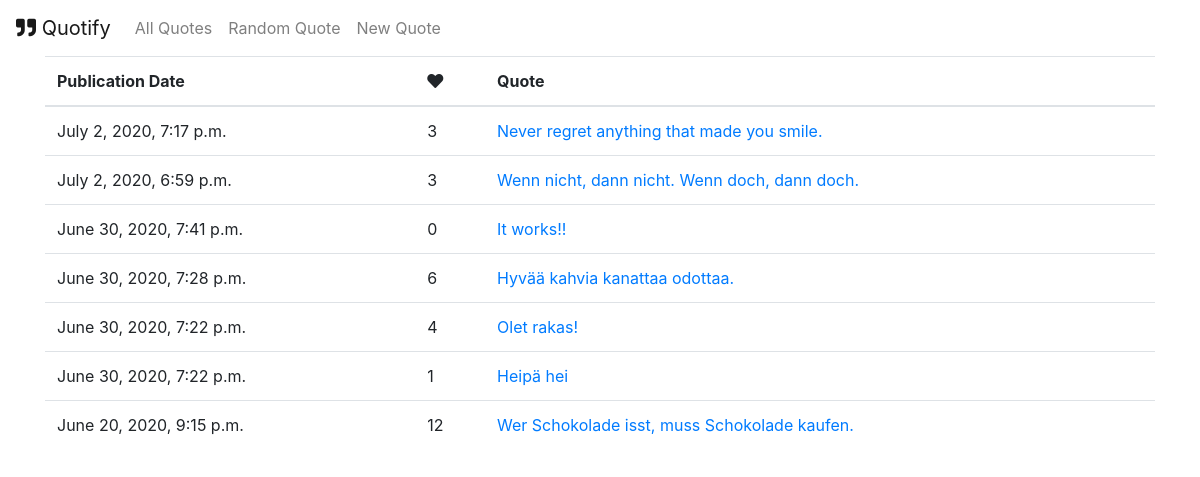
/, run on an earlier commit of the app's database.
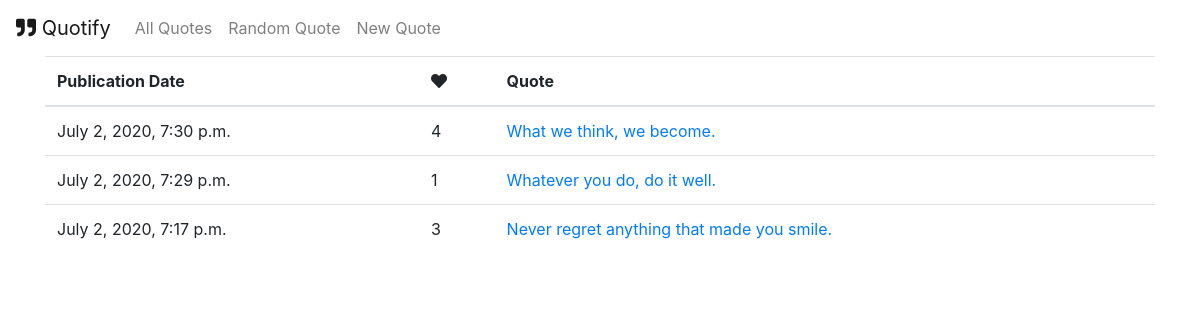
And on a later commit of the database.
### quotes/models.py (models this page shows, shortened)
class Quote(models.Model):
    quote_text = models.CharField(max_length=1000)
    pub_date = models.DateTimeField('date published', auto_now=True)
    likes = models.IntegerField(default=0)
    def __str__(self):
        return self.quote_text

### quotes/views.py (the view)
# urls.py: path('', views.IndexView.as_view(), name='index'),
class IndexView(generic.ListView):
    template_name = 'quotes/index.html'
    context_object_name = 'quote_list'
    def get_queryset(self):
        return Quote.objects.all().order_by('-pub_date')

### quotes/templates/quotes/index.html
{% extends 'quotes/base.html' %}
{% block content %}
    {% if quote_list %}
    <table class="table">
        <thead>
            <tr>
                <th scope="col">Publication Date</th>
                <th scope="col"><i class="fas fa-heart"></i></th>
                <th scope="col">Quote</th>
            </tr>
        </thead>
        <tbody>
            {% for quote in quote_list %}
            <tr>
                <td>{{ quote.pub_date }}</td>
                <td>{{ quote.likes }}</td>
                <td><a href="{% url 'quotes:detail' quote.id %}">{{ quote.quote_text }}</a></td>
            </tr>
            {% endfor %}
        </tbody>
    </table>
    {% else %}
        <p>No quotes available.</p>
    {% endif %}
{% endblock %}

### quotes/templates/quotes/base.html (shortened to what this page needs)
<!DOCTYPE html>
<html lang="en">
<head>
    <link rel="stylesheet" href="https://stackpath.bootstrapcdn.com/bootstrap/4.5.0/css/bootstrap.min.css">
    <link rel="stylesheet" href="https://use.fontawesome.com/releases/v5.13.0/css/all.css">
</head>
<body>
    <nav class="navbar navbar-expand-lg navbar-light">
        <a class="navbar-brand" href="{% url 'quotes:index' %}">
            <i class="fas fa-quote-right"></i>
            Quotify
        </a>
        <div class="collapse navbar-collapse" id="navbarNav">
            <ul class="navbar-nav">
                <li class="nav-item">
                    <a class="nav-link" href="{% url 'quotes:index' %}">All Quotes</a>
                </li>
                <li class="nav-item">
                    <a class="nav-link" href="{% url 'quotes:random' %}">Random Quote</a>
                </li>
                <li class="nav-item">
                    <a class="nav-link" href="{% url 'quotes:add' %}">New Quote</a>
                </li>
            </ul>
        </div>
    </nav>
    <div class="content container">
        {% block content %}
        {% endblock %}
    </div>
</body>
</html>

What changed in the data, as far as the page shows it:
removed Quote: pub_date "July 2, 2020, 6:59 p.m.", likes "3", quote_text "Wenn nicht, dann nicht. Wenn doch, dann doch."
removed Quote: pub_date "June 30, 2020, 7:41 p.m.", likes "0", quote_text "It works!!"
removed Quote: pub_date "June 30, 2020, 7:28 p.m.", likes "6", quote_text "Hyvää kahvia kanattaa odottaa."
removed Quote: pub_date "June 30, 2020, 7:22 p.m.", likes "4", quote_text "Olet rakas!"
removed Quote: pub_date "June 30, 2020, 7:22 p.m.", likes "1", quote_text "Heipä hei"
removed Quote: pub_date "June 20, 2020, 9:15 p.m.", likes "12", quote_text "Wer Schokolade isst, muss Schokolade kaufen."
added Quote: pub_date "July 2, 2020, 7:30 p.m.", likes "4", quote_text "What we think, we become."
added Quote: pub_date "July 2, 2020, 7:29 p.m.", likes "1", quote_text "Whatever you do, do it well."
